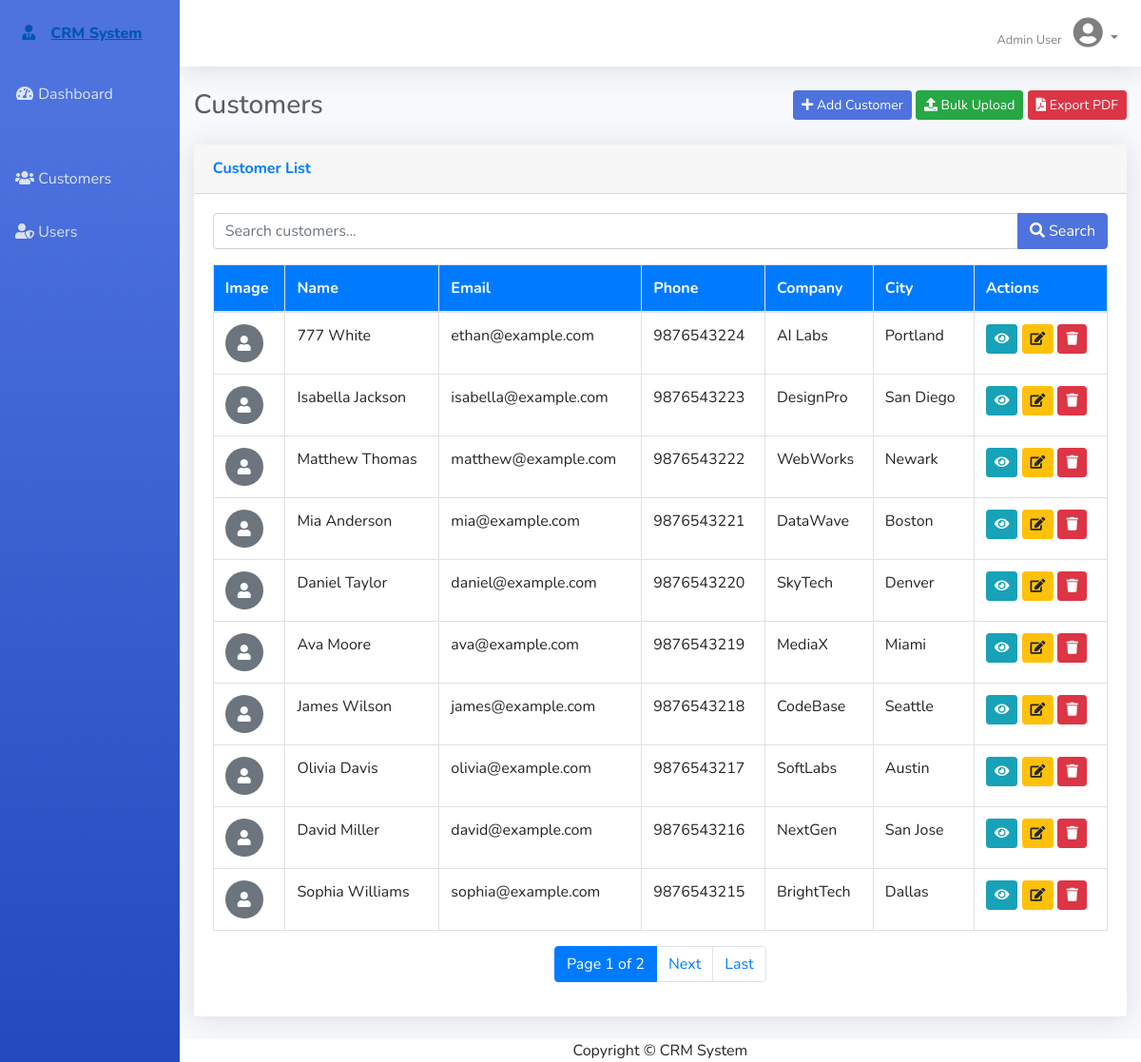
The page /customers/ (signed in) on the database its author committed.
### customers/models.py (models this page shows, shortened)
class Customer(models.Model):
    first_name = models.CharField(max_length=100)
    last_name = models.CharField(max_length=100)
    email = models.EmailField(unique=True)
    phone_regex = RegexValidator(
    regex=r'^(\+91)?[6-9]\d{9}$',
    message="Enter a valid Indian mobile number (10 digits, optional +91).")
    phone = models.CharField(
        validators=[phone_regex],
        max_length=13,
        blank=True
    )
    address = models.TextField(blank=True)
    city = models.CharField(max_length=100, blank=True)
    state = models.CharField(max_length=100, blank=True)
    country = models.CharField(max_length=100, blank=True)
    postal_code = models.CharField(max_length=20, blank=True)
    image = models.ImageField(upload_to='customer_images/', blank=True, null=True)
    company = models.CharField(max_length=200, blank=True)
    notes = models.TextField(blank=True)
    created_at = models.DateTimeField(auto_now_add=True)
    updated_at = models.DateTimeField(auto_now=True)
    created_by = models.ForeignKey(User, on_delete=models.SET_NULL, null=True, related_name='customers_created')
    class Meta:
        ordering = ['-created_at']
        verbose_name = 'Customer'
        verbose_name_plural = 'Customers'
    def get_full_name(self):
        return f"{self.first_name} {self.last_name}"

### customers/views.py (the view)
# urls.py: path('customers/', views.customer_list, name='customer_list'),
@login_required(login_url='login')
def customer_list(request):
    search_query = request.GET.get('search', '')
    if search_query:
        customers = Customer.objects.filter(
            Q(first_name__icontains=search_query) |
            Q(last_name__icontains=search_query) |
            Q(email__icontains=search_query) |
            Q(phone__icontains=search_query) |
            Q(company__icontains=search_query)
        )
    else:
        customers = Customer.objects.all()
    paginator = Paginator(customers, 10)
    page_number = request.GET.get('page')
    page_obj = paginator.get_page(page_number)
    context = {
        'page_obj': page_obj,
        'search_query': search_query,
    }
    return render(request, 'customers/customer_list.html', context)

### customers/templates/customers/customer_list.html (shortened to what this page needs)
{% extends 'customers/base.html' %}
{% block page_header %}
<div class="d-sm-flex align-items-center justify-content-between mb-4">
    <h1 class="h3 mb-0 text-gray-800">Customers</h1>
    <div>
        <a href="{% url 'customer_add' %}" class="btn btn-primary btn-sm">
            <i class="fas fa-plus"></i> Add Customer
        </a>
        <a href="{% url 'bulk_upload' %}" class="btn btn-success btn-sm">
            <i class="fas fa-upload"></i> Bulk Upload
        </a>
        <a href="{% url 'export_pdf' %}" class="btn btn-danger btn-sm">
            <i class="fas fa-file-pdf"></i> Export PDF
        </a>
    </div>
</div>
{% endblock %}
{% block content %}
<div class="card shadow mb-4">
    <div class="card-header py-3">
        <h6 class="m-0 font-weight-bold text-primary">Customer List</h6>
    </div>
    <div class="card-body">
        <form method="get" class="mb-3">
            <div class="input-group">
                <input type="text" name="search" class="form-control" placeholder="Search customers..." value="{{ search_query }}">
                <div class="input-group-append">
                    <button class="btn btn-primary" type="submit">
                        <i class="fas fa-search"></i> Search
                    </button>
                </div>
            </div>
        </form>
        {% if page_obj %}
            <div class="table-responsive">
                <table class="table table-bordered table-hover">
                    <thead class="bg-primary text-white">
                        <tr>
                            <th>Image</th>
                            <th>Name</th>
                            <th>Email</th>
                            <th>Phone</th>
                            <th>Company</th>
                            <th>City</th>
                            <th>Actions</th>
                        </tr>
                    </thead>
                    <tbody>
                        {% for customer in page_obj %}
                        <tr>
                            <td>
                                {% if customer.image %}
                                    <img src="{{ customer.image.url }}" alt="{{ customer.get_full_name }}"
                                         class="rounded-circle" style="width: 40px; height: 40px; object-fit: cover;">
                                {% else %}
                                    <div class="rounded-circle bg-secondary d-flex align-items-center justify-content-center"
                                         style="width: 40px; height: 40px;">
                                        <i class="fas fa-user text-white"></i>
                                    </div>
                                {% endif %}
                            </td>
                            <td>{{ customer.get_full_name }}</td>
                            <td>{{ customer.email }}</td>
                            <td>{{ customer.phone|default:"N/A" }}</td>
                            <td>{{ customer.company|default:"N/A" }}</td>
                            <td>{{ customer.city|default:"N/A" }}</td>
                            <td>
                                <a href="{% url 'customer_detail' customer.pk %}" class="btn btn-info btn-sm" title="View">
                                    <i class="fas fa-eye"></i>
                                </a>
                                <a href="{% url 'customer_edit' customer.pk %}" class="btn btn-warning btn-sm" title="Edit">
                                    <i class="fas fa-edit"></i>
                                </a>
                                <a href="{% url 'customer_delete' customer.pk %}" class="btn btn-danger btn-sm" title="Delete">
                                    <i class="fas fa-trash"></i>
                                </a>
                            </td>
                        </tr>
                        {% endfor %}
                    </tbody>
                </table>
            </div>
            {% if page_obj.has_other_pages %}
            <nav>
                <ul class="pagination justify-content-center">
                    <li class="page-item active">
                        <span class="page-link">
                            Page {{ page_obj.number }} of {{ page_obj.paginator.num_pages }}
                        </span>
                    </li>
                    {% if page_obj.has_next %}
                        <li class="page-item">
                            <a class="page-link" href="?page={{ page_obj.next_page_number }}{% if search_query %}&search={{ search_query }}{% endif %}">Next</a>
                        </li>
                        <li class="page-item">
                            <a class="page-link" href="?page={{ page_obj.paginator.num_pages }}{% if search_query %}&search={{ search_query }}{% endif %}">Last</a>
                        </li>
                    {% endif %}
                </ul>
            </nav>
            {% endif %}
        {% else %}
            <p class="text-center text-muted">No customers found. <a href="{% url 'customer_add' %}">Add your first customer</a></p>
        {% endif %}
    </div>
</div>
{% endblock %}

### customers/templates/customers/base.html (shortened to what this page needs)
<!DOCTYPE html>
<html lang="en">
<head>
    <link href="https://cdnjs.cloudflare.com/ajax/libs/font-awesome/5.15.3/css/all.min.css" rel="stylesheet" type="text/css">
    <link href="https://cdn.jsdelivr.net/npm/bootstrap@4.6.0/dist/css/bootstrap.min.css" rel="stylesheet">
</head>
<body id="page-top">
    <div id="wrapper">
        <ul class="navbar-nav bg-gradient-primary sidebar sidebar-dark accordion" id="accordionSidebar">
            <a class="sidebar-brand d-flex align-items-center justify-content-center" href="{% url 'dashboard' %}">
                <div class="sidebar-brand-icon">
                    <i class="fas fa-user-tie"></i>
                </div>
                <div class="sidebar-brand-text mx-3">CRM System</div>
            </a>
            <li class="nav-item">
                <a class="nav-link" href="{% url 'dashboard' %}">
                    <i class="fas fa-fw fa-tachometer-alt"></i>
                    <span>Dashboard</span>
                </a>
            </li>
            <li class="nav-item">
                <a class="nav-link" href="{% url 'customer_list' %}">
                    <i class="fas fa-fw fa-users"></i>
                    <span>Customers</span>
                </a>
            </li>
            <li class="nav-item">
                <a class="nav-link" href="{% url 'user_list' %}">
                    <i class="fas fa-fw fa-user-shield"></i>
                    <span>Users</span>
                </a>
            </li>
        </ul>
        <div id="content-wrapper" class="d-flex flex-column">
            <div id="content">
                <nav class="navbar navbar-expand navbar-light bg-white topbar mb-4 static-top shadow">
                    <ul class="navbar-nav ml-auto">
                        <li class="nav-item dropdown no-arrow">
                            <a class="nav-link dropdown-toggle" href="#" id="userDropdown" role="button"
                                data-toggle="dropdown" aria-haspopup="true" aria-expanded="false">
                                <span class="mr-2 d-none d-lg-inline text-gray-600 small">{{ user.get_full_name|default:user.username }}</span>
                                <i class="fas fa-user-circle fa-2x"></i>
                            </a>
                        </li>
                    </ul>
                </nav>
                <div class="container-fluid">
                    {% block page_header %}{% endblock %}
                    {% block content %}{% endblock %}
                </div>
            </div>
            <footer class="sticky-footer bg-white">
                <div class="container my-auto">
                    <div class="copyright text-center my-auto">
                        <span>Copyright &copy; CRM System {{ current_year }}</span>
                    </div>
                </div>
            </footer>
        </div>
    </div>
</body>
</html>

### customers/templates/customers/base.html (style rules this page uses)
:root { --primary: #4e73df; --secondary: #858796; --success: #1cc88a; --info: #36b9cc; --warning: #f6c23e; --danger: #e74a3b; --light: #f8f9fc; --dark: #5a5c69; }
body { font-family: 'Nunito', -apple-system, BlinkMacSystemFont, 'Segoe UI', Roboto, sans-serif; background-color: var(--light); }
#wrapper { display: flex; }
#content-wrapper { background-color: var(--light); width: 100%; overflow-x: hidden; }
.sidebar { width: 14rem; min-height: 100vh; background: linear-gradient(180deg, #4e73df 10%, #224abe 100%); }
.sidebar .nav-item .nav-link { color: rgba(255, 255, 255, 0.8); padding: 1rem; }
.sidebar-brand { height: 4.375rem; text-decoration: none; font-size: 1rem; font-weight: 800; padding: 1.5rem 1rem; text-align: center; color: #fff; }
.topbar { height: 4.375rem; background-color: #fff; box-shadow: 0 .15rem 1.75rem 0 rgba(58, 59, 69, .15); }
.card { border: none; box-shadow: 0 .15rem 1.75rem 0 rgba(58, 59, 69, .15); }
.btn-primary { background-color: var(--primary); border-color: var(--primary); }
.bg-gradient-primary { background: linear-gradient(180deg, #4e73df 10%, #224abe 100%); }
.text-gray-800 { color: #5a5c69 !important; }
.shadow { box-shadow: 0 .15rem 1.75rem 0 rgba(58, 59, 69, .15) !important; }

### rows shown on the page
Customer: get_full_name "777 White", email "ethan@example.com", phone "9876543224", company "AI Labs", city "Portland"
Customer: get_full_name "Isabella Jackson", email "isabella@example.com", phone "9876543223", company "DesignPro", city "San Diego"
Customer: get_full_name "Matthew Thomas", email "matthew@example.com", phone "9876543222", company "WebWorks", city "Newark"
Customer: get_full_name "Mia Anderson", email "mia@example.com", phone "9876543221", company "DataWave", city "Boston"
Customer: get_full_name "Daniel Taylor", email "daniel@example.com", phone "9876543220", company "SkyTech", city "Denver"
Customer: get_full_name "Ava Moore", email "ava@example.com", phone "9876543219", company "MediaX", city "Miami"
Customer: get_full_name "James Wilson", email "james@example.com", phone "9876543218", company "CodeBase", city "Seattle"
Customer: get_full_name "Olivia Davis", email "olivia@example.com", phone "9876543217", company "SoftLabs", city "Austin"
Customer: get_full_name "David Miller", email "david@example.com", phone "9876543216", company "NextGen", city "San Jose"
Customer: get_full_name "Sophia Williams", email "sophia@example.com", phone "9876543215", company "BrightTech", city "Dallas"

### other values the page prints
{{ user.get_full_name|default:user.username }} "Admin User"
{{ page_obj.number }} "1"
{{ page_obj.paginator.num_pages }} "2"
